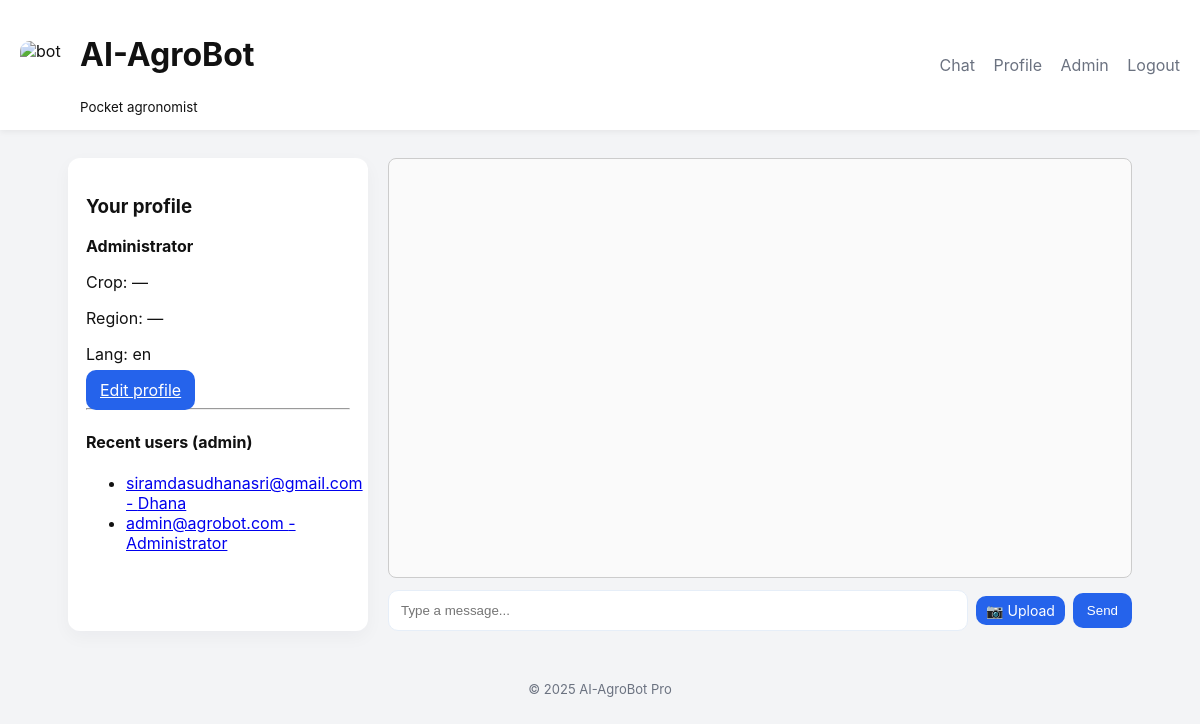
The page / (signed in) on the database its author committed.
### database.py (models this page shows)
class User(UserMixin, db.Model):
    __tablename__ = "users"
    id = db.Column(db.Integer, primary_key=True)
    email = db.Column(db.String(200), unique=True, nullable=False)
    password = db.Column(db.String(200), nullable=False)
    name = db.Column(db.String(100))
    role = db.Column(db.String(20), default="farmer")
    primary_crop = db.Column(db.String(100))
    region = db.Column(db.String(100))
    preferred_language = db.Column(db.String(20), default="en")

### app.py (the view)
@app.route("/")
def index():
    recent_users = []
    if current_user.is_authenticated and current_user.role == "admin":
        recent_users = User.query.order_by(User.id.desc()).limit(20).all()
    return render_template("index.html", recent_users=recent_users)

### app.py (called while the page is built)
@login_manager.user_loader
def load_user(user_id):
    return db.session.get(User, int(user_id))

### templates/index.html (shortened to what this page needs)
{% extends "base.html" %}
{% block content %}
<div class="container">
  <aside class="sidebar">
    <h3>Your profile</h3>
    {% if current_user.is_authenticated %}
      <p><strong>{{ current_user.name or current_user.email }}</strong></p>
      <p>Crop: {{ current_user.primary_crop or "—" }}</p>
      <p>Region: {{ current_user.region or "—" }}</p>
      <p>Lang: {{ current_user.preferred_language or "en" }}</p>
      <a class="btn" href="{{ url_for('profile') }}">Edit profile</a>
    {% else %}
      <p><a href="{{ url_for('login') }}">Login</a> to save chat & see profile.</p>
    {% endif %}
    {% if recent_users %}
      <hr>
      <h4>Recent users (admin)</h4>
      <ul class="user-list">
        {% for u in recent_users %}
          <li><a href="{{ url_for('admin_view_user', user_id=u.id) }}">{{ u.email }} - {{ u.name or '—' }}</a></li>
        {% endfor %}
      </ul>
    {% endif %}
  </aside>
  <section class="chat-panel">
    <div id="messages" class="messages" aria-live="polite"></div>
    <div class="chat-form">
      <input type="text" id="msg" placeholder="Type a message..." />
      <label for="imageInput" class="btn small" style="padding:6px 10px; cursor:pointer;">📷 Upload</label>
      <button id="sendBtn" class="btn" type="button">Send</button>
    </div>
  </section>
</div>
{% endblock %}

### static/style.css (style rules this page uses)
:root { --brand: #2563eb; --muted: #6b7280; --bg: #f3f4f6; --card: #ffffff }
* { box-sizing: border-box }
body { font-family: Inter, system-ui, Segoe UI, Roboto, Arial; margin: 0; background: var(--bg); color: #111 }
.container { display: grid; grid-template-columns: 300px 1fr; gap: 20px }
.sidebar { background: var(--card); padding: 18px; border-radius: 12px; box-shadow: 0 6px 18px rgba(16, 24, 40, 0.04) }
.chat-panel { display: flex; flex-direction: column }
.messages { background: var(--card); height: 520px; border-radius: 12px; padding: 16px; overflow: auto; border: 1px solid #eef2ff }
.chat-form { display: flex; gap: 10px; margin-top: 12px }
.chat-form input { flex: 1; padding: 12px; border-radius: 10px; border: 1px solid #e6eef8 }
.btn, button { background: var(--brand); color: white; border: none; padding: 10px 14px; border-radius: 10px; cursor: pointer }
.btn.small { padding: 6px 10px; font-size: 14px }

### templates/index.html (style rules this page uses)
.chat-form { display: flex; gap: 8px; margin-top: 12px; align-items: center; }
.messages { background: #fafafa; border: 1px solid #ccc; height: 420px; padding: 10px; overflow-y: auto; border-radius: 8px; }

### rows shown on the page
User: name "Administrator", primary_crop "—", region "—", preferred_language "en", email "admin@agrobot.com"
User: email "siramdasudhanasri@gmail.com", name "Dhana"
